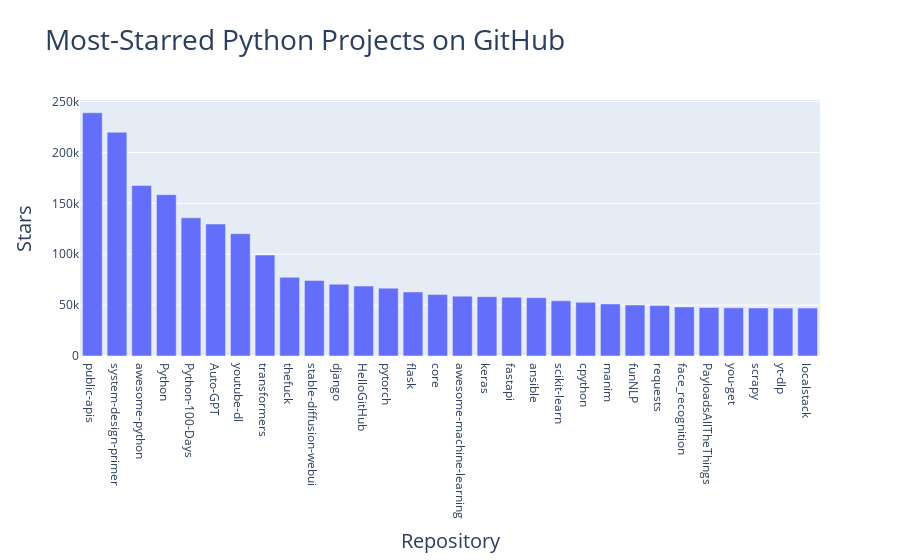

Notebook source saved alongside this figure:
### Markdown cell above
## Visualizing Repositories Using Plotly

### Code cell
# Process repository information.
repo_dicts = response_dict['items']
repo_names, stars = [], []
for repo_dict in repo_dicts:
    repo_names.append(repo_dict['name'])
    stars.append(repo_dict['stargazers_count'])

# Make visualization.
title = "Most-Starred Python Projects on GitHub"
labels = {'x': 'Repository', 'y': 'Stars'}
fig = px.bar(x=repo_names, y=stars, title=title, labels=labels)
fig.update_layout(title_font_size=28, xaxis_title_font_size=20,
yaxis_title_font_size=20)
fig.show()

### Figure 1 — Plotly figure (JSON) as saved in the notebook; plotly's stock layout.template omitted (floating-point values rounded to 4 significant figures)
{"data": [{"alignmentgroup": "True", "hovertemplate": "Repository=%{x}<br>Stars=%{y}<extra></extra>", "legendgroup": "", "marker": {"color": "#636efa", "pattern": {"shape": ""}}, "name": "", "offsetgroup": "", "orientation": "v", "showlegend": false, "textposition": "auto", "type": "bar", "x": ["public-apis", "system-design-primer", "awesome-python", "Python", "Python-100-Days", "Auto-GPT", "youtube-dl", "transformers", "thefuck", "stable-diffusion-webui", "django", "HelloGitHub", "pytorch", "flask", "core", "awesome-machine-learning", "keras", "fastapi", "ansible", "scikit-learn", "cpython", "manim", "funNLP", "requests", "face_recognition", "PayloadsAllTheThings", "you-get", "scrapy", "yt-dlp", "localstack"], "xaxis": "x", "y": [238981, 219837, 167527, 158494, 135799, 129666, 120223, 99195, 77352, 74132, 70530, 68680, 66663, 62906, 60386, 58810, 58306, 57770, 57311, 54188, 52720, 51189, 50108, 49511, 48212, 47627, 47323, 47152, 47124, 47087], "yaxis": "y"}], "layout": {"barmode": "relative", "legend": {"tracegroupgap": 0}, "title": {"font": {"size": 28}, "text": "Most-Starred Python Projects on GitHub"}, "xaxis": {"anchor": "y", "domain": [0, 1], "title": {"font": {"size": 20}, "text": "Repository"}}, "yaxis": {"anchor": "x", "domain": [0, 1], "title": {"font": {"size": 20}, "text": "Stars"}}}}
